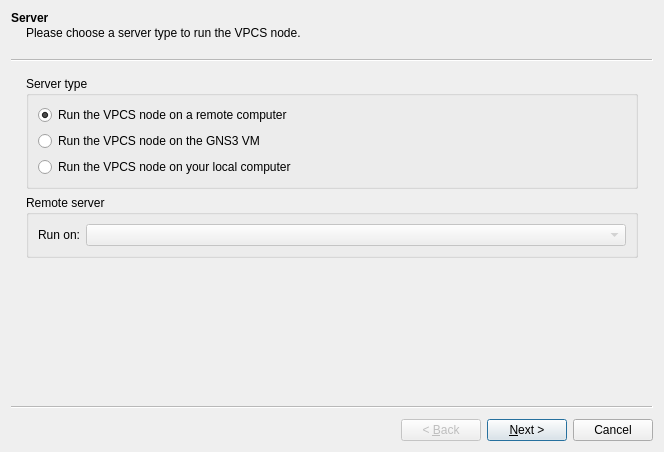
<?xml version="1.0" encoding="UTF-8"?>
<ui version="4.0">
 <class>VPCSNodeWizard</class>
 <widget class="QWizard" name="VPCSNodeWizard">
  <property name="geometry">
   <rect>
    <x>0</x>
    <y>0</y>
    <width>664</width>
    <height>452</height>
   </rect>
  </property>
  <property name="windowTitle">
   <string>New VPCS node template</string>
  </property>
  <property name="modal">
   <bool>true</bool>
  </property>
  <widget class="QWizardPage" name="uiServerWizardPage">
   <property name="title">
    <string>Server</string>
   </property>
   <property name="subTitle">
    <string>Please choose a server type to run the VPCS node.</string>
   </property>
   <layout class="QGridLayout" name="gridLayout_2">
    <item row="0" column="0">
     <widget class="QGroupBox" name="uiServerTypeGroupBox">
      <property name="title">
       <string>Server type</string>
      </property>
      <layout class="QVBoxLayout" name="verticalLayout">
       <item>
        <widget class="QRadioButton" name="uiRemoteRadioButton">
         <property name="text">
          <string>Run the VPCS node on a remote computer</string>
         </property>
         <property name="checked">
          <bool>true</bool>
         </property>
        </widget>
       </item>
       <item>
        <widget class="QRadioButton" name="uiVMRadioButton">
         <property name="text">
          <string>Run the VPCS node on the GNS3 VM</string>
         </property>
        </widget>
       </item>
       <item>
        <widget class="QRadioButton" name="uiLocalRadioButton">
         <property name="text">
          <string>Run the VPCS node on your local computer</string>
         </property>
        </widget>
       </item>
      </layout>
     </widget>
    </item>
    <item row="1" column="0">
     <widget class="QGroupBox" name="uiRemoteServersGroupBox">
      <property name="title">
       <string>Remote server</string>
      </property>
      <layout class="QGridLayout" name="gridLayout_7">
       <item row="0" column="0">
        <widget class="QLabel" name="uiRemoteServersLabel">
         <property name="text">
          <string>Run on:</string>
         </property>
        </widget>
       </item>
       <item row="0" column="1">
        <widget class="QComboBox" name="uiRemoteServersComboBox">
         <property name="enabled">
          <bool>false</bool>
         </property>
         <property name="sizePolicy">
          <sizepolicy hsizetype="Expanding" vsizetype="Fixed">
           <horstretch>0</horstretch>
           <verstretch>0</verstretch>
          </sizepolicy>
         </property>
        </widget>
       </item>
      </layout>
     </widget>
    </item>
   </layout>
  </widget>
  <widget class="QWizardPage" name="uiNameWizardPage">
   <property name="title">
    <string>Name</string>
   </property>
   <property name="subTitle">
    <string>Please choose a descriptive name for the new VPCS node.</string>
   </property>
   <layout class="QGridLayout" name="gridLayout">
    <item row="0" column="0">
     <widget class="QLabel" name="uiNameLabel">
      <property name="text">
       <string>Name:</string>
      </property>
     </widget>
    </item>
    <item row="0" column="1">
     <widget class="QLineEdit" name="uiNameLineEdit"/>
    </item>
   </layout>
  </widget>
 </widget>
 <tabstops>
  <tabstop>uiNameLineEdit</tabstop>
 </tabstops>
 <resources/>
 <connections/>
</ui>
